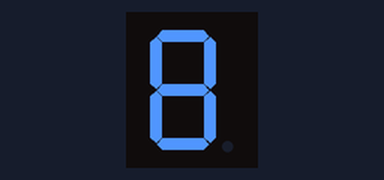
The sketch below on a simulated Arduino Uno, built with avr-gcc and run on an emulated ATmega328P. Shown: 1-digit seven-segment display. Wiring (inferred from the names in the program): 1-digit 7-segment display, segments lit when HIGH: segments pin 2, pin 3, pin 4, pin 5, pin 6, pin 8, pin 9. The segment pins are drawn as the display they are named for.

Above: at 0.1 s.
At 1.1 s:
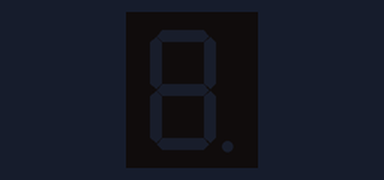

Measured:
- what the display in image 1 shows lasts 1.0 s, from 1.0 s to 2.0 s

The sketch:

7seg1.ino
```cpp
#define a 2// connecting segment a to PIN2
#define b 3// connecting segment b to PIN3
#define c 4// connecting segment c to PIN4
#define d 5// connecting segment d to PIN5
#define e 6// connecting segment e to PIN6
#define f 8// connecting segment f to PIN8
#define g 9// connecting segment g to PIN9


void setup() {
  // put your setup code here, to run once:
  pinMode(a,OUTPUT);
  pinMode(b,OUTPUT);
  pinMode(c,OUTPUT);
  pinMode(d,OUTPUT);
  pinMode(e,OUTPUT);
  pinMode(f,OUTPUT);
  pinMode(g,OUTPUT);
}

void loop() {
  // put your main code here, to run repeatedly:
  digitalWrite(a,HIGH);
  digitalWrite(b,HIGH);
  digitalWrite(c,HIGH);
  digitalWrite(d,HIGH);
  digitalWrite(e,HIGH);
  digitalWrite(f,HIGH);
  digitalWrite(g,HIGH);
  delay(1000);
  digitalWrite(a,LOW);
  digitalWrite(b,LOW);
  digitalWrite(c,LOW);
  digitalWrite(d,LOW);
  digitalWrite(e,LOW);
  digitalWrite(f,LOW);
  digitalWrite(g,LOW);
  delay(1000);
}
```
